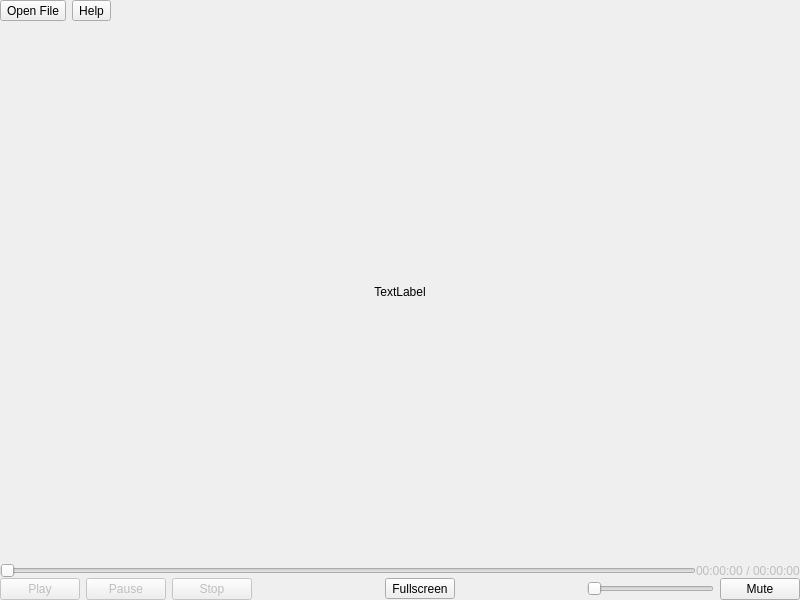
<?xml version="1.0" encoding="UTF-8"?>
<ui version="4.0">
 <class>QvkPlayer</class>
 <widget class="QWidget" name="QvkPlayer">
  <property name="geometry">
   <rect>
    <x>0</x>
    <y>0</y>
    <width>800</width>
    <height>600</height>
   </rect>
  </property>
  <property name="windowTitle">
   <string notr="true"/>
  </property>
  <layout class="QVBoxLayout" name="verticalLayout" stretch="0,1,0">
   <property name="spacing">
    <number>0</number>
   </property>
   <property name="leftMargin">
    <number>0</number>
   </property>
   <property name="topMargin">
    <number>0</number>
   </property>
   <property name="rightMargin">
    <number>0</number>
   </property>
   <property name="bottomMargin">
    <number>0</number>
   </property>
   <item>
    <widget class="QWidget" name="widgetToolBar" native="true">
     <layout class="QHBoxLayout" name="horizontalLayout_4">
      <property name="leftMargin">
       <number>0</number>
      </property>
      <property name="topMargin">
       <number>0</number>
      </property>
      <property name="rightMargin">
       <number>0</number>
      </property>
      <property name="bottomMargin">
       <number>0</number>
      </property>
      <item>
       <widget class="QToolButton" name="toolButtonOpenFile">
        <property name="toolTip">
         <string>Open File</string>
        </property>
        <property name="text">
         <string notr="true">Open File</string>
        </property>
       </widget>
      </item>
      <item>
       <widget class="QToolButton" name="toolButtonHelpPlayer">
        <property name="text">
         <string notr="true">Help</string>
        </property>
       </widget>
      </item>
      <item>
       <spacer name="horizontalSpacer_4">
        <property name="orientation">
         <enum>Qt::Horizontal</enum>
        </property>
        <property name="sizeHint" stdset="0">
         <size>
          <width>40</width>
          <height>20</height>
         </size>
        </property>
       </spacer>
      </item>
     </layout>
    </widget>
   </item>
   <item>
    <widget class="QFrame" name="framePlayer">
     <property name="sizePolicy">
      <sizepolicy hsizetype="Ignored" vsizetype="Ignored">
       <horstretch>0</horstretch>
       <verstretch>0</verstretch>
      </sizepolicy>
     </property>
     <property name="frameShape">
      <enum>QFrame::NoFrame</enum>
     </property>
     <property name="frameShadow">
      <enum>QFrame::Raised</enum>
     </property>
     <layout class="QVBoxLayout" name="verticalLayout_2">
      <property name="spacing">
       <number>0</number>
      </property>
      <property name="sizeConstraint">
       <enum>QLayout::SetDefaultConstraint</enum>
      </property>
      <property name="leftMargin">
       <number>0</number>
      </property>
      <property name="topMargin">
       <number>0</number>
      </property>
      <property name="rightMargin">
       <number>0</number>
      </property>
      <property name="bottomMargin">
       <number>0</number>
      </property>
      <item>
       <widget class="QLabel" name="labelPlayer">
        <property name="sizePolicy">
         <sizepolicy hsizetype="Ignored" vsizetype="Ignored">
          <horstretch>0</horstretch>
          <verstretch>0</verstretch>
         </sizepolicy>
        </property>
        <property name="text">
         <string notr="true">TextLabel</string>
        </property>
        <property name="alignment">
         <set>Qt::AlignCenter</set>
        </property>
       </widget>
      </item>
     </layout>
    </widget>
   </item>
   <item>
    <widget class="QFrame" name="frameMenueBar">
     <property name="autoFillBackground">
      <bool>true</bool>
     </property>
     <property name="frameShape">
      <enum>QFrame::NoFrame</enum>
     </property>
     <property name="frameShadow">
      <enum>QFrame::Raised</enum>
     </property>
     <layout class="QVBoxLayout" name="verticalLayout_4">
      <property name="spacing">
       <number>0</number>
      </property>
      <property name="leftMargin">
       <number>0</number>
      </property>
      <property name="topMargin">
       <number>0</number>
      </property>
      <property name="rightMargin">
       <number>0</number>
      </property>
      <property name="bottomMargin">
       <number>0</number>
      </property>
      <item>
       <widget class="QWidget" name="widgetMenueBar" native="true">
        <property name="sizePolicy">
         <sizepolicy hsizetype="Preferred" vsizetype="Preferred">
          <horstretch>0</horstretch>
          <verstretch>0</verstretch>
         </sizepolicy>
        </property>
        <layout class="QVBoxLayout" name="verticalLayout_3">
         <property name="spacing">
          <number>0</number>
         </property>
         <property name="leftMargin">
          <number>0</number>
         </property>
         <property name="topMargin">
          <number>0</number>
         </property>
         <property name="rightMargin">
          <number>0</number>
         </property>
         <property name="bottomMargin">
          <number>0</number>
         </property>
         <item>
          <layout class="QHBoxLayout" name="horizontalLayout_2">
           <item>
            <widget class="QSlider" name="sliderVideo">
             <property name="enabled">
              <bool>false</bool>
             </property>
             <property name="orientation">
              <enum>Qt::Horizontal</enum>
             </property>
            </widget>
           </item>
           <item>
            <widget class="QLabel" name="labelDuration">
             <property name="enabled">
              <bool>false</bool>
             </property>
             <property name="text">
              <string notr="true">00:00:00</string>
             </property>
            </widget>
           </item>
           <item>
            <widget class="QLabel" name="labelSeparator">
             <property name="enabled">
              <bool>false</bool>
             </property>
             <property name="text">
              <string notr="true"> / </string>
             </property>
            </widget>
           </item>
           <item>
            <widget class="QLabel" name="labelVideoLenght">
             <property name="enabled">
              <bool>false</bool>
             </property>
             <property name="text">
              <string notr="true">00:00:00</string>
             </property>
            </widget>
           </item>
          </layout>
         </item>
         <item>
          <widget class="QWidget" name="widget" native="true">
           <layout class="QHBoxLayout" name="horizontalLayout_3">
            <property name="leftMargin">
             <number>0</number>
            </property>
            <property name="topMargin">
             <number>0</number>
            </property>
            <property name="rightMargin">
             <number>0</number>
            </property>
            <property name="bottomMargin">
             <number>0</number>
            </property>
            <item>
             <widget class="QPushButton" name="pushButtonPlay">
              <property name="enabled">
               <bool>false</bool>
              </property>
              <property name="text">
               <string>Play</string>
              </property>
             </widget>
            </item>
            <item>
             <widget class="QPushButton" name="pushButtonPause">
              <property name="enabled">
               <bool>false</bool>
              </property>
              <property name="text">
               <string>Pause</string>
              </property>
             </widget>
            </item>
            <item>
             <widget class="QPushButton" name="pushButtonStop">
              <property name="enabled">
               <bool>false</bool>
              </property>
              <property name="text">
               <string>Stop</string>
              </property>
             </widget>
            </item>
            <item>
             <spacer name="horizontalSpacer_2">
              <property name="orientation">
               <enum>Qt::Horizontal</enum>
              </property>
              <property name="sizeHint" stdset="0">
               <size>
                <width>40</width>
                <height>20</height>
               </size>
              </property>
             </spacer>
            </item>
            <item>
             <widget class="QToolButton" name="toolButtonFullscreen">
              <property name="text">
               <string notr="true">Fullscreen</string>
              </property>
             </widget>
            </item>
            <item>
             <spacer name="horizontalSpacer">
              <property name="orientation">
               <enum>Qt::Horizontal</enum>
              </property>
              <property name="sizeHint" stdset="0">
               <size>
                <width>40</width>
                <height>20</height>
               </size>
              </property>
             </spacer>
            </item>
            <item>
             <widget class="QSlider" name="sliderVolume">
              <property name="orientation">
               <enum>Qt::Horizontal</enum>
              </property>
             </widget>
            </item>
            <item>
             <widget class="QPushButton" name="pushButtonMute">
              <property name="text">
               <string>Mute</string>
              </property>
             </widget>
            </item>
           </layout>
          </widget>
         </item>
        </layout>
       </widget>
      </item>
     </layout>
    </widget>
   </item>
  </layout>
 </widget>
 <resources/>
 <connections/>
</ui>
